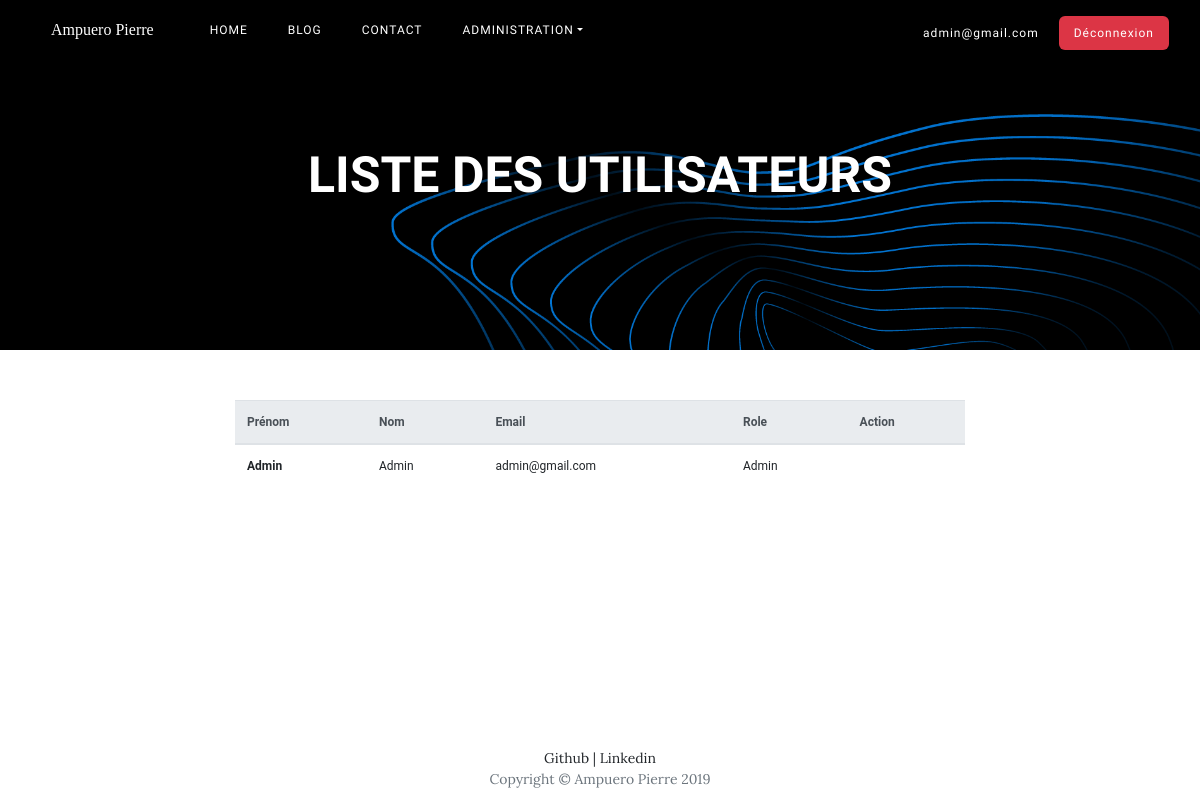
Page /admin/users (signed in) on the committed database.
### tables this page shows
CREATE TABLE users (
                id INT AUTO_INCREMENT NOT NULL,
                firstname VARCHAR(100) NOT NULL,
                lastname VARCHAR(100) NOT NULL,
                mail VARCHAR(100) NOT NULL,
                password VARCHAR(80) NOT NULL,
                roles_id INT DEFAULT 3 NOT NULL,
                PRIMARY KEY (id)
);

CREATE TABLE roles (
                id INT AUTO_INCREMENT NOT NULL,
                name VARCHAR(20) NOT NULL,
                PRIMARY KEY (id)
);

### App/Manager/UserManager.php (called while the page is built, shortened)
<?php
class UserManager extends Manager
{
	public function getListOf()
	{
		$db = $this->dbConnect();
		$req = $db->query('SELECT users.id AS id, firstname, lastname, mail, password, roles_id AS rolesId, name AS roleName FROM users INNER JOIN roles ON users.roles_id = roles.id');
		$req->setFetchMode(\PDO::FETCH_CLASS|\PDO::FETCH_PROPS_LATE, 'App\Model\User');
		$users = $req->fetchAll();
		return $users;
	}
}

### App/Model/Model.php (called while the page is built, shortened)
<?php
abstract class Model
{
	protected $id;
	public function hydrate($data)
	{
		return $this;
	}
	public function getId()
	{
		return $this->id;
	}
}

### App/Model/User.php (called while the page is built, shortened)
<?php
class User extends Model
{
	protected $firstname;
	protected $lastname;
	protected $mail;
	protected $rolesId;
	protected $roleName;
	public function getFirstname()
	{
		return $this->firstname;
	}
	public function getLastname()
	{
		return $this->lastname;
	}
	public function getMail()
	{
		return $this->mail;
	}
	public function getRolesId()
	{
		return $this->rolesId;
	}
	public function getRoleName()
	{
		return $this->roleName;
	}
}

### view/backend/listUser.php (the view, shortened to what this page needs)
<table class="table">
	<thead class="thead-light">
		<tr>
			<th>Prénom</th>
			<th>Nom</th>
			<th>Email</th>
			<th>Role</th>
			<th>Action</th>
		</tr>
	</thead>
	<tbody>
		<?php foreach ($users as $user): ?>
			<tr>
				<th><?= $user->getFirstname() ?></th>
				<td><?= $user->getLastname() ?></td>
				<td><?= $user->getMail() ?></td>
				<td><?= $user->getRoleName() ?></td>
				<td>
				</td>
			</tr>
		<?php endforeach; ?>
	</tbody>
</table>

### view/template/include/_head.php (shortened to what this page needs)
<!DOCTYPE html>
<html lang="en">
<head>
  <link rel="stylesheet" href="https://stackpath.bootstrapcdn.com/bootstrap/4.3.1/css/bootstrap.min.css">
  <link href="public/css/style.css" rel="stylesheet">
</head>
<body>
  <nav class="navbar navbar-expand-lg navbar-light fixed-top" id="mainNav">
    <div class="container-fluid">
      <a class="navbar-brand" href=".">Ampuero Pierre</a>
      <div class="collapse navbar-collapse justify-content-between" id="navbarResponsive">
        <ul class="navbar-nav">
          <li class="nav-item">
            <a class="nav-link" href=".">Home</a>
          </li>
          <li class="nav-item">
            <a class="nav-link" href="posts">Blog</a>
          </li>
          <li class="nav-item">
            <a class="nav-link" href="contact">Contact</a>
          </li>
          <?php if (isset($userSession) && $userSession->getRolesId() != 3): ?>
          <li class="nav-item dropdown">
            <a class="nav-link dropdown-toggle" href="#" role="button" data-toggle="dropdown" aria-haspopup="true" aria-expanded="false">Administration</a>
          </li>
          <?php endif; ?>
        </ul>
        <ul class="navbar-nav">
          <?php if (!isset($userSession)): ?>
          <li class="nav-item">
            <a class="nav-link" href="register">Créer un compte</a>
          </li>
          <li class="nav-item">
            <a class="nav-connexion" href="login">Connexion</a>
          </li>
          <?php else: ?>
          <li class="nav-item">
            <a href="profil/<?= $userSession->getId() ?>" class="nav-mail"><?= $userSession->getMail() ?></a>
          </li>
          <li class="nav-item">
            <a class="nav-deco" href="?action=destroy">Déconnexion</a>
          </li>
          <?php endif; ?>
        </ul>
      </div>
    </div>
  </nav>

### public/css/style.css (style rules this page uses)
html { height: 100%; }
body { height: 100%; font-size: 20px; color: #212529; font-family: 'Lora', 'Times New Roman', serif; display: flex; flex-direction: column; }
a { color: #212529; -webkit-transition: all 0.2s; -moz-transition: all 0.2s; transition: all 0.2s; }
#mainNav { position: absolute; border-bottom: 1px solid #e9ecef; background-color: white; font-family: 'Raleway', 'Helvetica Neue', Helvetica, Arial, sans-serif; }
#mainNav .navbar-brand { font-size: 1rem; color: black; font-family: 'Libre Baskerville', serif; }
#mainNav .navbar-nav > li.nav-item > a { color: black; font-weight: 500; font-size: 12px; letter-spacing: 1px; text-transform: uppercase; }
#mainNav .navbar-nav > li.nav-item .nav-mail { color: #000; font-size: 12px; text-transform: lowercase; text-decoration: none; }
@media only screen and (min-width: 992px) { #mainNav .navbar-nav > li.nav-item .nav-mail { color: #fff; } }
#mainNav .navbar-nav > li.nav-item .nav-deco { background: #dc3545; color: white; padding: 10px 15px; text-transform: capitalize; text-decoration: none; border-radius: 6px; }
@media only screen and (min-width: 992px) { #mainNav { border-bottom: 1px solid transparent; background: transparent; } }
@media only screen and (min-width: 992px) { #mainNav .navbar-brand { padding: 10px 20px; color: #fff; } }
@media only screen and (min-width: 992px) { #mainNav .navbar-nav > li.nav-item > a { padding: 10px 20px; color: #fff; } }
@media only screen and (min-width: 992px) { #mainNav { -webkit-transition: background-color 0.2s; -moz-transition: background-color 0.2s; transition: background-color 0.2s; -webkit-transform: translate3d(0, 0, 0); -moz-transform: translate3d(0, 0, 0); -ms-transform: translate3d(0, 0, 0); -o-transform: translate3d(0, 0, 0); transform: translate3d(0, 0, 0); -webkit-backface-visibility: hidden; } }
.table { font-family: 'Roboto'; font-size: 12px; margin: 0; }
.table th { vertical-align: inherit; }
.table td { vertical-align: inherit; }

### rows in the picture
users: mail "admin@gmail.com", firstname "Admin", lastname "Admin", roles.name "Admin"

### other values in the picture
$title "LISTE DES UTILISATEURS"
